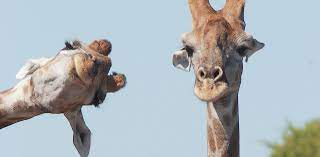
#> input picture anotation/p_animal.jpg, 320 x 157 px
$ python -i LUT.py   (imports and definitions only)
#> lines starting #> are read from the running program, lines starting #| are printed output that depends on the picture
#!/usr/bin/env python
# -*- coding: utf-8 -*-

import cv2
import numpy as np

# ヒストグラム均一化(CLAHE)
def equalizeHistRGB(src):
    img_yuv = cv2.cvtColor(src, cv2.COLOR_BGR2YUV)
    clahe = cv2.createCLAHE(clipLimit=2.0, tileGridSize=(8,8))
    img_yuv[:,:,0] = clahe.apply(img_yuv[:,:,0])

    img_hist = cv2.cvtColor(img_yuv, cv2.COLOR_YUV2BGR)
    return img_hist


def func(img_name):
#> called with img_name = '../anotation/p_animal.jpg'
    img = cv2.imread(img_name)
#> img is the input picture: shape (157, 320, 3); mean B, G, R 187, 182.2, 174.5
    img_augs = []

    # ルックアップテーブルの生成(ガンマ変更)
    min_table = 50
    max_table = 205
    diff_table = max_table - min_table
    gamma1 = 0.75
    gamma2 = 1.5
    # 拡張する場合は以下拡張1から拡張4の要領でコードを追加
    # gamma2 = 3 (拡張1)

    LUT_HC = np.arange(256, dtype = 'uint8' )
    LUT_LC = np.arange(256, dtype = 'uint8' )
    LUT_G1 = np.arange(256, dtype = 'uint8' )
    LUT_G2 = np.arange(256, dtype = 'uint8' )
    #LUT_G3 = np.arange(256, dtype = 'uint8' ) # 拡張2


    LUTs = []

    # ハイコントラストLUT作成
    for i in range(0, min_table):
        LUT_HC[i] = 0

    for i in range(min_table, max_table):
        LUT_HC[i] = 255 * (i - min_table) / diff_table

    for i in range(max_table, 255):
        LUT_HC[i] = 255

    # その他LUT作成
    for i in range(256):
        LUT_LC[i] = min_table + i * (diff_table) / 255
        LUT_G1[i] = 255 * pow(float(i) / 255, 1.0 / gamma1)
        LUT_G2[i] = 255 * pow(float(i) / 255, 1.0 / gamma2)
        #LUT_G3[i] = 255 * pow(float(i) / 255, 1.0 / gamma2) # 拡張3


    LUTs.append(LUT_HC)
    LUTs.append(LUT_LC)
    LUTs.append(LUT_G1)
    LUTs.append(LUT_G2)
    # LUTs.append(LUT_G3) # 拡張4

    trans_img = []

    # LUT変換
    for i, LUT in enumerate(LUTs):
        img_augs.append(cv2.LUT(img, LUT))
#> after the loop, img_augs = 4 items

    # ヒストグラム均一化
    img_augs.append(equalizeHistRGB(img))
#> in equalizeHistRGB, `img_yuv = cv2.cvtColor(src, cv2.COLOR_BGR2YUV)`: img_yuv: shape (157, 320, 3); mean of channels 0, 1, 2 180.5, 131.1, 122.9
#> in equalizeHistRGB, `img_yuv[:,:,0] = clahe.apply(img_yuv[:,:,0])`: img_yuv: shape (157, 320, 3); mean of channels 0, 1, 2 182.4, 131.1, 122.9
#> in equalizeHistRGB, `img_hist = cv2.cvtColor(img_yuv, cv2.COLOR_YUV2BGR)`:
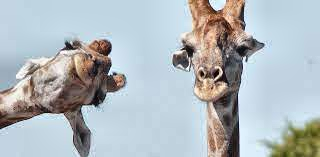
#> img_hist: shape (157, 320, 3); mean B, G, R 188.5, 184.1, 176.4

    return img_augs

>>> result = func('../anotation/p_animal.jpg')
#> result = 5 items
